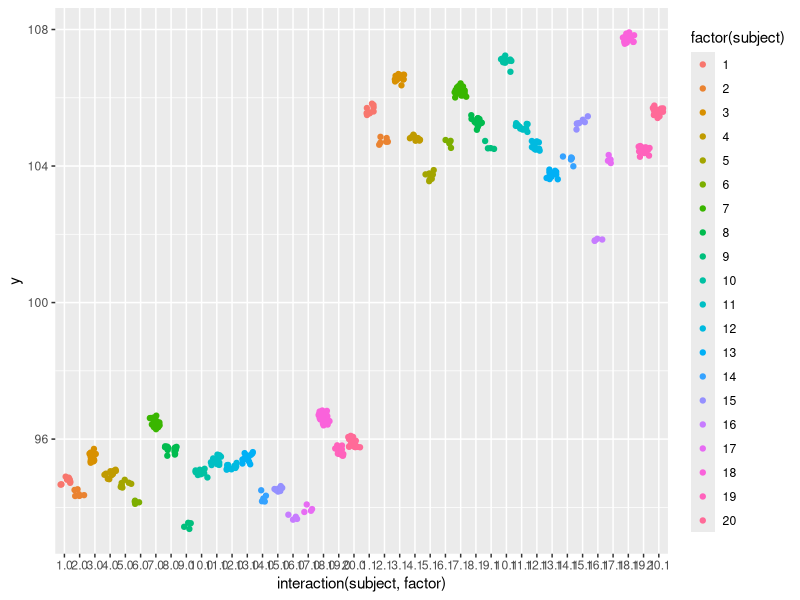

R code for this plot:
#----
library(MASS)
library(boot)
# number of subjects
nsubjects = 20

# This defines two random samples, one would be slope the other would be the mean
RE = mvrnorm(nsubjects, mu=c(0,0,0), Sigma=rbind(c(1.0, 0.7,    0),
                                                 c(0.7  , 1,  -0.5),
                                                 c(0  , -0.5  ,  1)))

colnames(RE) = c("intercept","facLow",'facHigh')  
RE = t(round(RE,2))
RE[1,] = RE[1,] - mean(RE[1,])
RE[2,] = RE[2,] - mean(RE[2,])
RE[3,] = RE[3,] - mean(RE[3,])

#RE[2,] = RE[2,]*5

ntrials   =200                              # number of repetitions / trials
data = data.frame(subject   = rep(1:nsubjects,   each=ntrials), 
                  trial = rep(1:ntrials,   times=nsubjects),
                  factor = as.factor(rep(c(0,1),length.out = ntrials*nsubjects)),
                  #factorH = as.factor(rep(c(0,1),length.out = ntrials*nsubjects)),
                  RE.i = rep(RE[1,], each=ntrials),
                  RE.sL = rep(RE[2,], each=ntrials),
                  RE.sH = rep(RE[3,], each=ntrials)
)


factor1Beta = c(0,1)
#factor2Beta = c(-.5,.5)

data$y       = with(data,
                    (95 + RE.i) +
                      (10+1*RE.sH)*factor1Beta[factor]+ 
                      #(0+1*RE.sL)*(1-factor1Beta[factor])+
                      rnorm(n=nsubjects*ntrials, mean=0, sd=.1)
)
#data$y = sapply(inv.logit(data$y),FUN=function(x){rbinom(1,1,x)})
#data$y       = data$y >=0

contrasts(data$factor) = contr.sum(2)

#----
library(lme4)
library(ggplot2)

mres_1  = lmer(y~1+factor+(1+factor|subject),data=data)
mres_2  = lmer(y~1+factor+(1+factor||subject),data=data)
mres_3  = lmer(y~1+factor+(0+factor|subject),data=data)
mres_4  = lmer(y~1+factor+(1|subject),data=data)

library(plyr)
data_un = ddply(data,.(subject),function(x){
  
  howmany = rank(RE[1,])[x$subject[1]] # dependent on intercept rank
 #howmany = x$subject[1] # dependent on subject number
  howmany = max(4,howmany)
  remove = sample(seq(1,length(x$y),2),min(length(x$y),howmany))#runif(x$subject[1],min=2,max=max(2,length(x$y)))
  remove = c(remove,remove+1)
  
  
  x = x[remove,]
})

mres_un_1  = lmer(y~1+factor+(1+factor|subject),data=data_un)
mres_un_2  = lmer(y~1+factor+(1+factor||subject),data=data_un)
mres_un_3  = lmer(y~1+factor+(0+factor|subject),data=data_un)
mres_un_4  = lmer(y~1+factor+(1|subject),data=data_un)

rbind(fixef(mres_1),fixef(mres_2),fixef(mres_3),fixef(mres_4),fixef(mres_un_1),fixef(mres_un_2),fixef(mres_un_3),fixef(mres_un_4))
ggplot(data_un,aes(x=interaction(subject,factor),y=y,color=factor(subject),group=subject))+geom_point(position=position_jitter())
